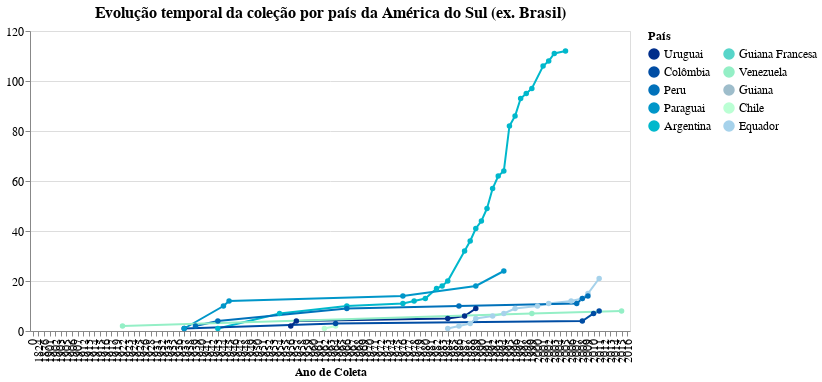

Notebook cell for this chart:
### Markdown cell above
### Chart: South America countries (ex. Brasil)

### Code cell
# removing Brasil from country list
countries_AS_exBr = [c for c in cores_AS.keys() if c != 'Brasil']
cores_AS_exBr = [cores_AS[c] for c in countries_AS_exBr]

select_country = alt.selection_multi(fields=['pais'], bind='legend')

g1 = alt.Chart(teste[(teste['continente'] == 'América do Sul') & (teste['pais'] != 'Brasil')], 
               title='Evolução temporal da coleção por país da América do Sul (ex. Brasil)',
width=600).mark_line(point=True).encode(
    x= alt.X('ano_coleta', type="ordinal", title='Ano de Coleta',
            scale= alt.Scale(domain=list(sorted(teste['ano_coleta'].unique())))),
    y= alt.Y('cumulative_sum', title='', 
             sort=alt.EncodingSortField('counts', op="count", order='descending'),
            scale= alt.Scale(domain=[0,120])),
    color= alt.Color('pais:N', title='País',
                     legend= alt.Legend(columns=2),
                     scale= alt.Scale(domain=countries_AS_exBr, range=cores_AS_exBr)),
    tooltip= alt.Tooltip(['pais','ano_coleta','counts']),
#     opacity= alt.condition(select_country, alt.value(1), alt.value(0))
).add_selection(select_country).transform_filter(select_country)

g1 = g1.configure_title(fontSize=16).configure_axis(
    labelFontSize=12,
    titleFontSize=12
).configure_legend(
    labelFontSize=12,
    titleFontSize=12
)

# g1.save('./graphs/cumCounts/time-spacial/evolucao_por_país-AmericaDoSul-exBrasil.html')

g1

### Figure 1 — Vega-Lite specification as saved in the notebook (floating-point values rounded to 4 significant figures)
{"config": {"view": {"continuousWidth": 400, "continuousHeight": 300}, "axis": {"labelFontSize": 12, "titleFontSize": 12}, "legend": {"labelFontSize": 12, "titleFontSize": 12}, "title": {"fontSize": 16}}, "data": {"name": "data-9bd124614026e55dc0b8b3dc23b00c34"}, "mark": {"type": "line", "point": true}, "encoding": {"color": {"type": "nominal", "field": "pais", "legend": {"columns": 2}, "scale": {"domain": ["Uruguai", "Colômbia", "Peru", "Paraguai", "Argentina", "Guiana Francesa", "Venezuela", "Guiana", "Chile", "Equador"], "range": ["#002e8b", "#004da4", "#0071ba", "#0096c9", "#00b8cc", "#57d5c9", "#94efc6", "#9ebdcb", "#bbffd4", "#a6d2eb"]}, "title": "País"}, "tooltip": [{"type": "nominal", "field": "pais"}, {"type": "quantitative", "field": "ano_coleta"}, {"type": "quantitative", "field": "counts"}], "x": {"type": "ordinal", "field": "ano_coleta", "scale": {"domain": [0.0, 1824.0, 1876.0, 1901.0, 1902.0, 1903.0, 1905.0, 1906.0, 1907.0, 1912.0, 1913.0, 1914.0, 1915.0, 1916.0, 1917.0, 1919.0, 1922.0, 1923.0, 1924.0, 1925.0, 1926.0, 1928.0, 1931.0, 1932.0, 1933.0, 1935.0, 1936.0, 1937.0, 1938.0, 1939.0, 1940.0, 1941.0, 1942.0, 1943.0, 1944.0, 1945.0, 1946.0, 1947.0, 1948.0, 1949.0, 1950.0, 1951.0, 1952.0, 1953.0, 1954.0, 1955.0, 1956.0, 1957.0, 1958.0, 1959.0, 1960.0, 1961.0, 1962.0, 1963.0, 1964.0, 1965.0, 1966.0, 1967.0, 1968.0, 1969.0, 1970.0, 1971.0, 1972.0, 1973.0, 1974.0, 1975.0, 1976.0, 1977.0, 1978.0, 1979.0, 1980.0, 1981.0, 1982.0, 1983.0, 1984.0, 1985.0, 1986.0, 1987.0, 1988.0, 1989.0, 1990.0, 1991.0, 1992.0, 1993.0, 1994.0, 1995.0, 1996.0, 1997.0, 1998.0, 1999.0, 2000.0, 2001.0, 2002.0, 2003.0, 2004.0, 2005.0, 2006.0, 2007.0, 2008.0, 2009.0, 2010.0, 2011.0, 2012.0, 2013.0, 2014.0, 2015.0, 2016.0]}, "title": "Ano de Coleta"}, "y": {"type": "quantitative", "field": "cumulative_sum", "scale": {"domain": [0, 120]}, "sort": {"field": "counts", "op": "count", "order": "descending"}, "title": ""}}, "selection": {"selector025": {"type": "multi", "fields": ["pais"], "bind": "legend"}}, "title": "Evolução temporal da coleção por país da América do Sul (ex. Brasil)", "transform": [{"filter": {"selection": "selector025"}}], "width": 600, "$schema": "https://vega.github.io/schema/vega-lite/v4.8.1.json", "datasets": {"data-9bd124614026e55dc0b8b3dc23b00c34": [{"ano_coleta": 1943.0, "continente": "América do Sul", "pais": "Argentina", "counts": 1, "cumulative_sum": 1}, {"ano_coleta": 1954.0, "continente": "América do Sul", "pais": "Argentina", "counts": 6, "cumulative_sum": 7}, {"ano_coleta": 1966.0, "continente": "América do Sul", "pais": "Argentina", "counts": 3, "cumulative_sum": 10}, {"ano_coleta": 1976.0, "continente": "América do Sul", "pais": "Argentina", "counts": 1, "cumulative_sum": 11}, {"ano_coleta": 1978.0, "continente": "América do Sul", "pais": "Argentina", "counts": 1, "cumulative_sum": 12}, {"ano_coleta": 1980.0, "continente": "América do Sul", "pais": "Argentina", "counts": 1, "cumulative_sum": 13}, {"ano_coleta": 1982.0, "continente": "América do Sul", "pais": "Argentina", "counts": 4, "cumulative_sum": 17}, {"ano_coleta": 1983.0, "continente": "América do Sul", "pais": "Argentina", "counts": 1, "cumulative_sum": 18}, {"ano_coleta": 1984.0, "continente": "América do Sul", "pais": "Argentina", "counts": 2, "cumulative_sum": 20}, {"ano_coleta": 1987.0, "continente": "América do Sul", "pais": "Argentina", "counts": 12, "cumulative_sum": 32}, {"ano_coleta": 1988.0, "continente": "América do Sul", "pais": "Argentina", "counts": 4, "cumulative_sum": 36}, {"ano_coleta": 1989.0, "continente": "América do Sul", "pais": "Argentina", "counts": 5, "cumulative_sum": 41}, {"ano_coleta": 1990.0, "continente": "América do Sul", "pais": "Argentina", "counts": 3, "cumulative_sum": 44}, {"ano_coleta": 1991.0, "continente": "América do Sul", "pais": "Argentina", "counts": 5, "cumulative_sum": 49}, {"ano_coleta": 1992.0, "continente": "América do Sul", "pais": "Argentina", "counts": 8, "cumulative_sum": 57}, {"ano_coleta": 1993.0, "continente": "América do Sul", "pais": "Argentina", "counts": 5, "cumulative_sum": 62}, {"ano_coleta": 1994.0, "continente": "América do Sul", "pais": "Argentina", "counts": 2, "cumulative_sum": 64}, {"ano_coleta": 1995.0, "continente": "América do Sul", "pais": "Argentina", "counts": 18, "cumulative_sum": 82}, {"ano_coleta": 1996.0, "continente": "América do Sul", "pais": "Argentina", "counts": 4, "cumulative_sum": 86}, {"ano_coleta": 1997.0, "continente": "América do Sul", "pais": "Argentina", "counts": 7, "cumulative_sum": 93}, {"ano_coleta": 1998.0, "continente": "América do Sul", "pais": "Argentina", "counts": 2, "cumulative_sum": 95}, {"ano_coleta": 1999.0, "continente": "América do Sul", "pais": "Argentina", "counts": 2, "cumulative_sum": 97}, {"ano_coleta": 2001.0, "continente": "América do Sul", "pais": "Argentina", "counts": 9, "cumulative_sum": 106}, {"ano_coleta": 2002.0, "continente": "América do Sul", "pais": "Argentina", "counts": 2, "cumulative_sum": 108}, {"ano_coleta": 2003.0, "continente": "América do Sul", "pais": "Argentina", "counts": 3, "cumulative_sum": 111}, {"ano_coleta": 2005.0, "continente": "América do Sul", "pais": "Argentina", "counts": 1, "cumulative_sum": 112}, {"ano_coleta": 1962.0, "continente": "América do Sul", "pais": "Chile", "counts": 1, "cumulative_sum": 1}, {"ano_coleta": 1964.0, "continente": "América do Sul", "pais": "Chile", "counts": 1, "cumulative_sum": 2}, {"ano_coleta": 1937.0, "continente": "América do Sul", "pais": "Colômbia", "counts": 1, "cumulative_sum": 1}, {"ano_coleta": 1964.0, "continente": "América do Sul", "pais": "Colômbia", "counts": 2, "cumulative_sum": 3}, {"ano_coleta": 2008.0, "continente": "América do Sul", "pais": "Colômbia", "counts": 1, "cumulative_sum": 4}, {"ano_coleta": 2010.0, "continente": "América do Sul", "pais": "Colômbia", "counts": 3, "cumulative_sum": 7}, {"ano_coleta": 2011.0, "continente": "América do Sul", "pais": "Colômbia", "counts": 1, "cumulative_sum": 8}, {"ano_coleta": 1984.0, "continente": "América do Sul", "pais": "Equador", "counts": 1, "cumulative_sum": 1}, {"ano_coleta": 1986.0, "continente": "América do Sul", "pais": "Equador", "counts": 1, "cumulative_sum": 2}, {"ano_coleta": 1988.0, "continente": "América do Sul", "pais": "Equador", "counts": 1, "cumulative_sum": 3}, {"ano_coleta": 1989.0, "continente": "América do Sul", "pais": "Equador", "counts": 2, "cumulative_sum": 5}, {"ano_coleta": 1992.0, "continente": "América do Sul", "pais": "Equador", "counts": 1, "cumulative_sum": 6}, {"ano_coleta": 1994.0, "continente": "América do Sul", "pais": "Equador", "counts": 1, "cumulative_sum": 7}, {"ano_coleta": 1996.0, "continente": "América do Sul", "pais": "Equador", "counts": 2, "cumulative_sum": 9}, {"ano_coleta": 2000.0, "continente": "América do Sul", "pais": "Equador", "counts": 1, "cumulative_sum": 10}, {"ano_coleta": 2002.0, "continente": "América do Sul", "pais": "Equador", "counts": 1, "cumulative_sum": 11}, {"ano_coleta": 2006.0, "continente": "América do Sul", "pais": "Equador", "counts": 1, "cumulative_sum": 12}, {"ano_coleta": 2008.0, "continente": "América do Sul", "pais": "Equador", "counts": 1, "cumulative_sum": 13}, {"ano_coleta": 2009.0, "continente": "América do Sul", "pais": "Equador", "counts": 2, "cumulative_sum": 15}, {"ano_coleta": 2011.0, "continente": "América do Sul", "pais": "Equador", "counts": 6, "cumulative_sum": 21}, {"ano_coleta": 1937.0, "continente": "América do Sul", "pais": "Paraguai", "counts": 1, "cumulative_sum": 1}, {"ano_coleta": 1944.0, "continente": "América do Sul", "pais": "Paraguai", "counts": 9, "cumulative_sum": 10}, {"ano_coleta": 1945.0, "continente": "América do Sul", "pais": "Paraguai", "counts": 2, "cumulative_sum": 12}, {"ano_coleta": 1976.0, "continente": "América do Sul", "pais": "Paraguai", "counts": 2, "cumulative_sum": 14}, {"ano_coleta": 1989.0, "continente": "América do Sul", "pais": "Paraguai", "counts": 4, "cumulative_sum": 18}, {"ano_coleta": 1994.0, "continente": "América do Sul", "pais": "Paraguai", "counts": 6, "cumulative_sum": 24}, {"ano_coleta": 1939.0, "continente": "América do Sul", "pais": "Peru", "counts": 2, "cumulative_sum": 2}, {"ano_coleta": 1943.0, "continente": "América do Sul", "pais": "Peru", "counts": 2, "cumulative_sum": 4}, {"ano_coleta": 1966.0, "continente": "América do Sul", "pais": "Peru", "counts": 5, "cumulative_sum": 9}, {"ano_coleta": 1986.0, "continente": "América do Sul", "pais": "Peru", "counts": 1, "cumulative_sum": 10}, {"ano_coleta": 2007.0, "continente": "América do Sul", "pais": "Peru", "counts": 1, "cumulative_sum": 11}, {"ano_coleta": 2008.0, "continente": "América do Sul", "pais": "Peru", "counts": 2, "cumulative_sum": 13}, {"ano_coleta": 2009.0, "continente": "América do Sul", "pais": "Peru", "counts": 1, "cumulative_sum": 14}, {"ano_coleta": 1956.0, "continente": "América do Sul", "pais": "Uruguai", "counts": 2, "cumulative_sum": 2}, {"ano_coleta": 1957.0, "continente": "América do Sul", "pais": "Uruguai", "counts": 2, "cumulative_sum": 4}, {"ano_coleta": 1984.0, "continente": "América do Sul", "pais": "Uruguai", "counts": 1, "cumulative_sum": 5}, {"ano_coleta": 1987.0, "continente": "América do Sul", "pais": "Uruguai", "counts": 1, "cumulative_sum": 6}, {"ano_coleta": 1989.0, "continente": "América do Sul", "pais": "Uruguai", "counts": 3, "cumulative_sum": 9}, {"ano_coleta": 1922.0, "continente": "América do Sul", "pais": "Venezuela", "counts": 2, "cumulative_sum": 2}, {"ano_coleta": 1999.0, "continente": "América do Sul", "pais": "Venezuela", "counts": 5, "cumulative_sum": 7}, {"ano_coleta": 2015.0, "continente": "América do Sul", "pais": "Venezuela", "counts": 1, "cumulative_sum": 8}, {"ano_coleta": 1993.0, "continente": "América do Sul", "pais": "nan", "counts": 1, "cumulative_sum": 1}]}}
